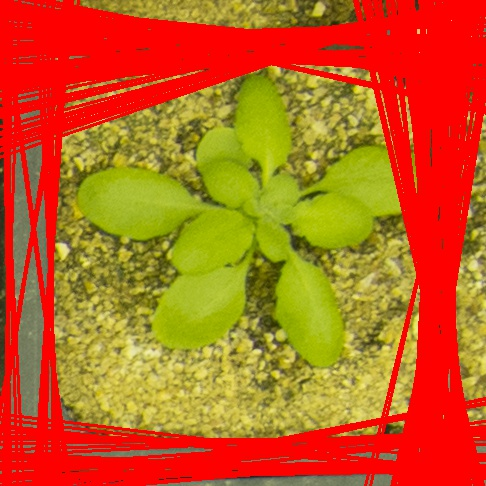
#> input picture scripts/houghlines3.jpg, 486 x 486 px
$ python arabidopsis_hack.py --image houghlines3.jpg
#> lines starting #> are read from the running program, lines starting #| are printed output that depends on the picture; after the words box and inside, x2 and y2 are one past the last pixel; in counts of white or black regions, pixels touching at a corner belong together
#########
# Cody Markelz
# September 18, 2014
# markelz@gmail.com
# github, twitter, bitbucket: rjcmarkelz
#########

import cv2
import numpy as np
from matplotlib import pyplot as plt
import argparse

# get some info from the user
ap = argparse.ArgumentParser()
ap.add_argument("-i", "--image", required = True,
	help = "Path to the image")
args = vars(ap.parse_args())
# Load the image and display it
input_image = cv2.imread(args["image"])
#> input_image is the input picture: shape (486, 486, 3); mean B, G, R 29, 95.6, 192.6

#convert image to HSV colorspace for pot detection
hsb_image = cv2.cvtColor(input_image, cv2.COLOR_BGR2HSV)
#> hsb_image: shape (486, 486, 3); mean H, S, V 18, 210.2, 196.7
H_channel,S_channel,hsB_channel = cv2.split(hsb_image)
cv2.imshow("H",H_channel)
cv2.imshow("S",S_channel)
cv2.imshow("hsB",hsB_channel)

# Convert original image to the L*a*b* color space for arabidopsis detection
lab_image = cv2.cvtColor(input_image, cv2.COLOR_BGR2LAB)
#> lab_image: shape (486, 486, 3); mean of channels 0, 1, 2 148.1, 151.7, 185
l_channel,a_channel,b_channel = cv2.split(lab_image)
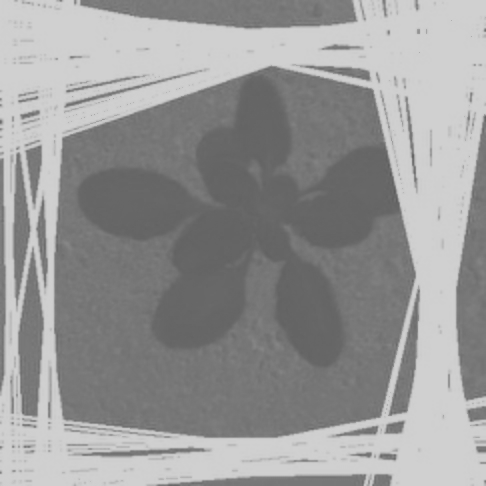
#> a_channel: shape (486, 486); min 91, max 208, mean 151.7
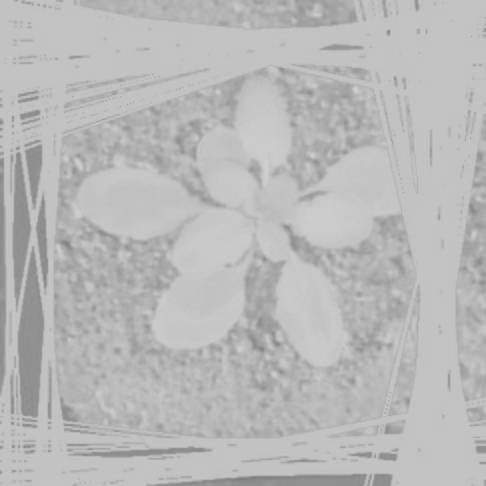
#> b_channel: shape (486, 486); min 127, max 209, mean 185
#cv2.imshow("L",l_channel)
# cv2.imshow("a",a_channel) # focus on a channel because it provides best contrast for arabidopsis
#cv2.imshow("b",b_channel)


#########
#########
#########
# Pot identification
#########
#########
#########

# take a look at the H channel histogram for pot detection, uncomment when finding correct threshold
# hist = cv2.calcHist([H_channel], [0], None, [256], [0, 256])

# Plot the histogram
# plt.figure()
# plt.title("H Histogram")
# plt.xlabel("Bins")
# plt.ylabel("# of Pixels")
# plt.plot(hist)
# plt.xlim([0, 256])
# plt.show()
# cv2.waitKey(0)

# blur image to get better edges
blur = cv2.bilateralFilter(S_channel, 9, 100, 100)
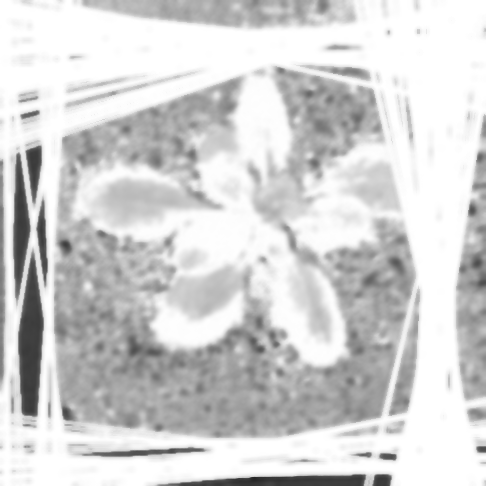
#> blur: shape (486, 486); min 38, max 255, mean 210.4
# [14 lines of commented-out code are left out]
(T, thresh_image) = cv2.threshold(blur, 75, 110, cv2.THRESH_BINARY)
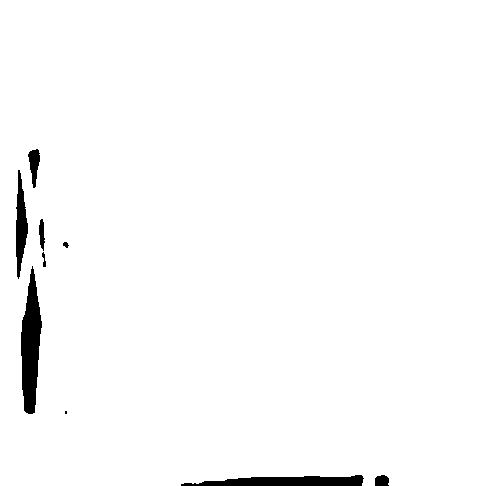
#> thresh_image: shape (486, 486); values 0 (black) and 110 (white), 98% white; 9 black regions (1 under 20 px), largest, box (x1, y1, x2, y2) and area: (21, 266, 42, 414) 2001, (181, 475, 364, 486) 1402, (16, 170, 28, 279) 766
# cv2.imshow("Threshold Binary", thresh_image)

# canny edge detection on the thresholded image
canny_image = cv2.Canny(thresh_image, 100, 200, apertureSize = 3)
#> canny_image: shape (486, 486); 0.4% white in thin lines or dots, all inside (x1, y1, x2, y2) = (15, 149, 389, 486)
# cv2.imshow("Canny", canny_image)

# set kernal to "Dilate" the lines from the canny image
# this step is necessary to bring out the edges of the pots
# play with the size of the array and the number of iterations for various results
kernel = np.ones((5,5), np.uint8)
dilation = cv2.dilate(canny_image, kernel, iterations = 2)
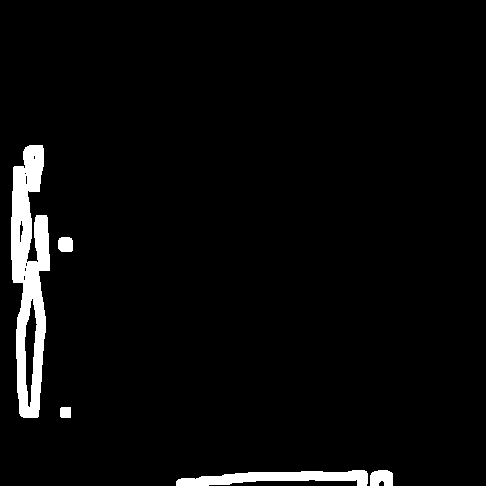
#> dilation: shape (486, 486); 3.7% white; 5 white regions, box (x1, y1, x2, y2) and area: (11, 145, 50, 418) 6337, (176, 470, 368, 486) 1835, (370, 470, 393, 486) 322, (58, 237, 73, 252) 208, (60, 407, 71, 418) 119
#cv2.imshow("Canny dilation", dilation)

# # print lines
input_copy2 = input_image.copy()

# set parameters for HoughLinesP
# also play with these to get more or less numbers of lines
minLineLength = 10000
maxLineGap = 40
linesP = cv2.HoughLinesP(dilation, 1, np.pi/180, 100, minLineLength, maxLineGap)
#> linesP = 53 rows, first 6: [19, 413, 23, 280], [39, 270, 40, 215], [22, 416, 25, 271], [176, 482, 367, 475], [38, 191, 38, 145], [37, 259, 37, 215]

# extract endpoints and draw HoughLines
for x1,y1,x2,y2 in linesP[0]:
    cv2.line(input_copy2,(x1,y1),(x2,y2), (0,255,0) ,2)
#> this loop made 1 pass
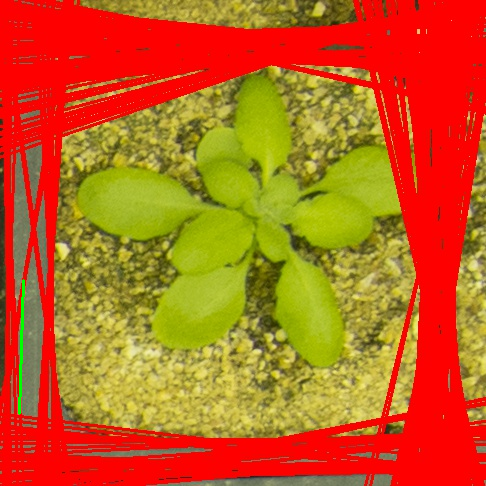
#> input_copy2: shape (486, 486, 3); 0.17% of pixels changed, all inside (x1, y1, x2, y2) = (18, 279, 25, 415)

# print the lines and pick the end points of one of the lines to display in red
# this helps to see how the lines are being found, uncomment next two lines to see
# print lines
#cv2.line(input_copy2,(5,70),(11,384),(0,0,255),2)
#cv2.imshow("input_copy2",input_copy2)

# write output to file
# cv2.imwrite('houghlines.jpg',in)
# cv2.imwrite('houghlinesP.jpg',input_copy2)

#########
#########
#########
# rosette detection
#########
#########
#########

# take a look at the a_channel histogram
# hist = cv2.calcHist([a_channel], [0], None, [256], [0, 256])
# # Plot the histogram
# plt.figure()
# plt.title("a Histogram")
# plt.xlabel("Bins")
# plt.ylabel("# of Pixels")
# plt.plot(hist)
# plt.xlim([0, 256])
# plt.show()
# cv2.waitKey(0)

# threshold image based on a_channel region that provides the most contrast
(aT, a_thresh_image) = cv2.threshold(a_channel, 110, 130, cv2.THRESH_BINARY)
#> a_thresh_image: shape (486, 486); values 0 (black) and 130 (white), 82.5% white; 116 black regions (115 under 20 px), largest, box (x1, y1, x2, y2) and area: (77, 75, 399, 368) 41088
cv2.imshow("a_channel Threshold Binary", a_thresh_image)
cv2.imwrite('output.tif', a_thresh_image)

#a_thresh_image2 = a_thresh_image.copy()
# cv2.imshow("a_thresh_2",a_thresh_image2)

a_thresh_image2 = cv2.imread("output.tif")
cv2.imshow("a_channel Threshold Binary 2", a_thresh_image2)
cv2.imwrite('threshold.tif', a_thresh_image)
dst = cv2.addWeighted(a_thresh_image2,0.95, input_image,0.95,0)

dst2 = dst.copy()
for x1,y1,x2,y2 in linesP[0]:
    cv2.line(dst2,(x1,y1),(x2,y2), (255,0,0) ,2)
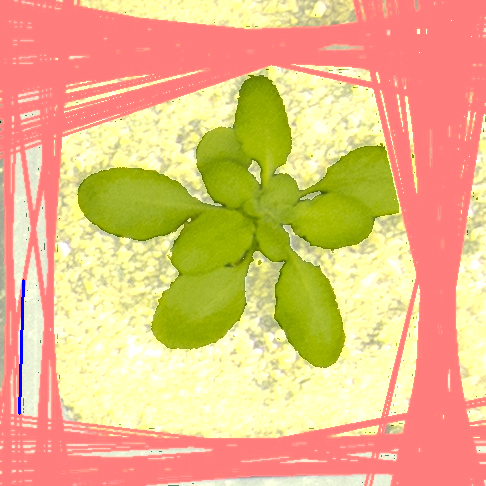
#> dst2: shape (486, 486, 3); mean B, G, R 129.6, 184.4, 232.4

cv2.imshow("blended", dst)
cv2.imshow("blended2", dst2)

cv2.waitKey(0)

# END SCRIPT
